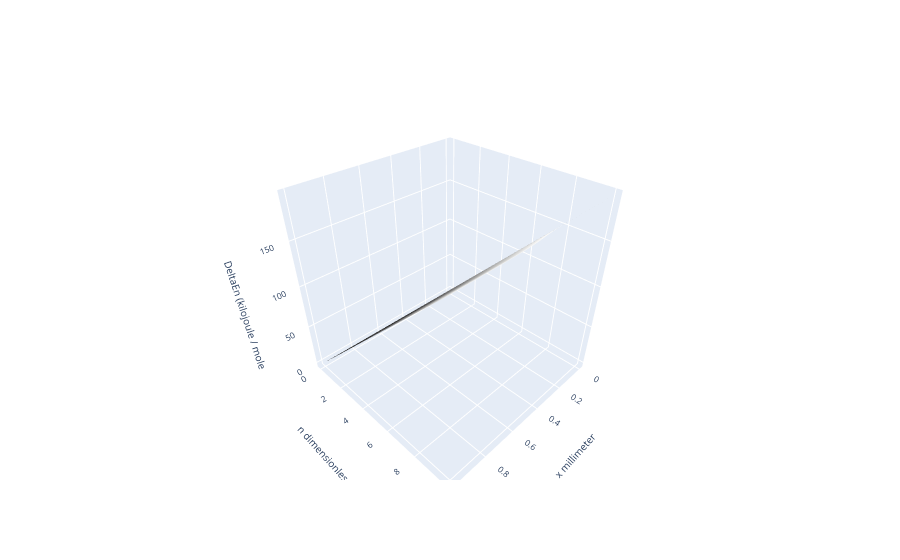

Write notebook code for a chart like this one.
### Markdown cell above
### Visualizing $\Delta E_n(x,n)$
In the cell below, your task is to use Eq. 3 to construct $\Delta E_n$ in our $(x,n)$ state space. Then use PL.plot_surface1 to visualize it, with appropriate labels.

### Code cell
### BEGIN SOLUTION

DeltaEn = ngrid*Egap
DeltaEn.ito('kJ/mole')
DeltaEnlabel = 'DeltaEn ('+str(DeltaEn.units)
PL.plot_surface1(xgrid,ngrid,DeltaEn,labellist=[xlabel,nlabel,DeltaEnlabel]).show()

### END SOLUTION

### Figure 1 — Plotly figure (JSON) as saved in the notebook; plotly's stock layout.template omitted (floating-point values rounded to 4 significant figures; data arrays with more than 128 entries replaced by an {"elided": "..."} marker saying what was removed)
{"data": [{"colorscale": [[0, "rgb(0, 0, 0)"], [0.09091, "rgb(16, 16, 16)"], [0.1818, "rgb(38, 38, 38)"], [0.2727, "rgb(59, 59, 59)"], [0.3636, "rgb(81, 80, 80)"], [0.4545, "rgb(102, 101, 101)"], [0.5455, "rgb(124, 123, 122)"], [0.6364, "rgb(146, 146, 145)"], [0.7273, "rgb(171, 171, 170)"], [0.8182, "rgb(197, 197, 195)"], [0.9091, "rgb(224, 224, 223)"], [1, "rgb(254, 254, 253)"]], "showscale": false, "type": "surface", "x": {"elided": "200x11 float values"}, "y": {"elided": "200x11 int values"}, "z": {"elided": "200x11 float values"}}], "layout": {"autosize": true, "scene": {"xaxis": {"tickfont": {"size": 10}, "title": {"font": {"size": 10}, "text": "x millimeter"}}, "yaxis": {"tickfont": {"size": 10}, "title": {"font": {"size": 10}, "text": "n dimensionless"}}, "zaxis": {"tickfont": {"size": 10}, "title": {"font": {"size": 10}, "text": "DeltaEn (kilojoule / mole"}}}, "title": {"text": ""}, "yaxis": {"automargin": true}}}
